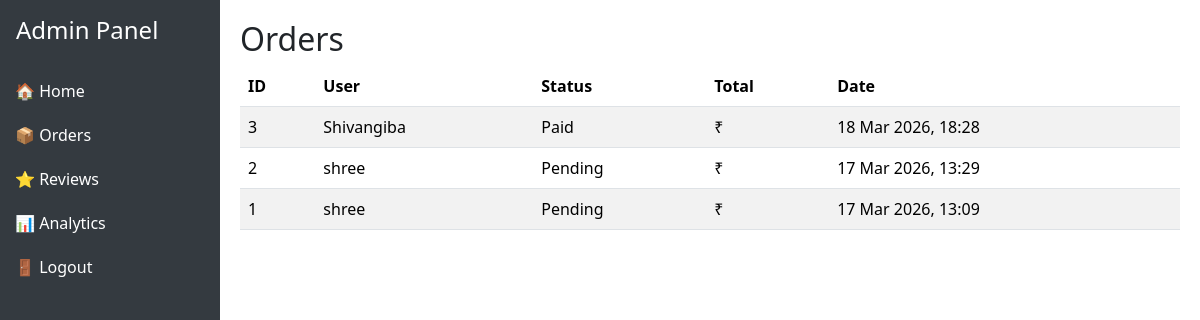
The page /dashboard/orders/ (signed in) on the database its author committed.
### store/models.py (models this page shows, shortened)
class Order(models.Model):
    STATUS_CHOICES = [
        ("Pending", "Pending"),
        ("Paid", "Paid"),
        ("Cancelled", "Cancelled"),
    ]
    user = models.ForeignKey(User, on_delete=models.CASCADE)
    products = models.ManyToManyField(Product)
    payment_method = models.CharField(max_length=50)
    status = models.CharField(max_length=20, choices=STATUS_CHOICES, default="Pending")
    created_at = models.DateTimeField(auto_now_add=True)

### dashboard/views.py (the view)
# urls.py: path("orders/", views.order_list, name="order_list"),
@login_required
def order_list(request):
    orders = Order.objects.all().order_by("-created_at")
    return render(request, "dashboard/orders.html", {"orders": orders})

### dashboard/templates/dashboard/orders.html (shortened to what this page needs)
{% extends "dashboard/dashboard_base.html" %}
{% block content %}
<h2>Orders</h2>
<table class="table table-striped">
  <thead>
    <tr>
      <th>ID</th><th>User</th><th>Status</th><th>Total</th><th>Date</th>
    </tr>
  </thead>
  <tbody>
    {% for order in orders %}
    <tr>
      <td>{{ order.id }}</td>
      <td>{{ order.user.username }}</td>
      <td>{{ order.status }}</td>
      <td>₹{{ order.total }}</td>
      <td>{{ order.created_at|date:"d M Y, H:i" }}</td>
    </tr>
    {% empty %}
    <tr><td colspan="5">No orders found.</td></tr>
    {% endfor %}
  </tbody>
</table>
{% endblock %}

### dashboard/templates/dashboard/dashboard_base.html (style rules this page uses)
body { display: flex; min-height: 100vh; }

### rows shown on the page
Order: id "3", user.username "Shivangiba", status "Paid", created_at "18 Mar 2026, 18:28"
Order: id "2", user.username "shree", status "Pending", created_at "17 Mar 2026, 13:29"
Order: id "1", user.username "shree", status "Pending", created_at "17 Mar 2026, 13:09"
